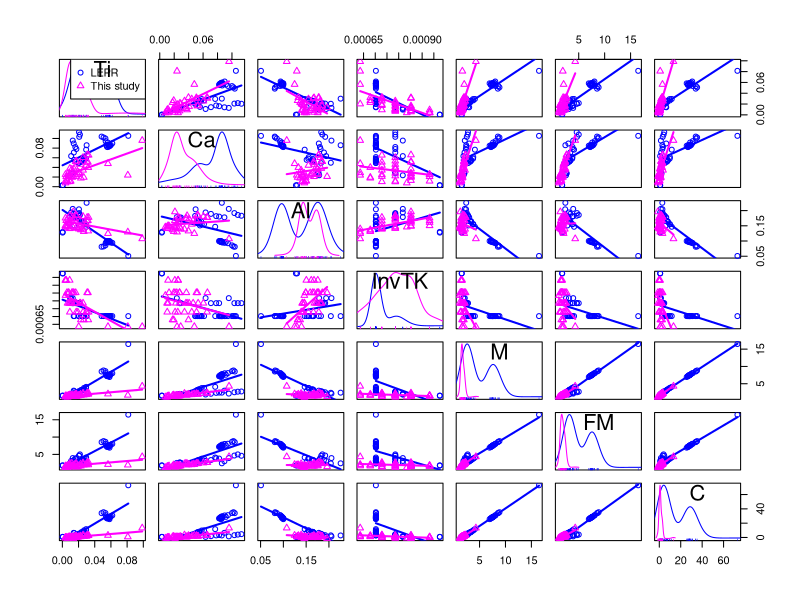
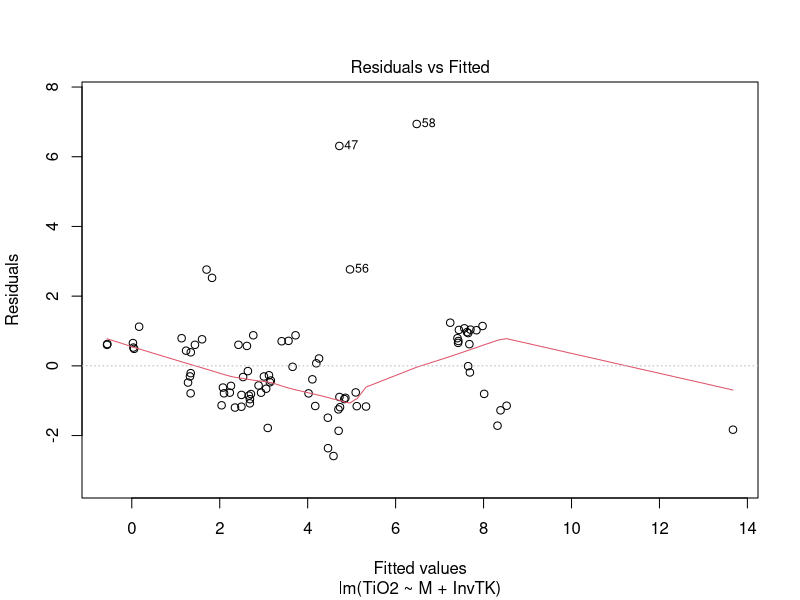
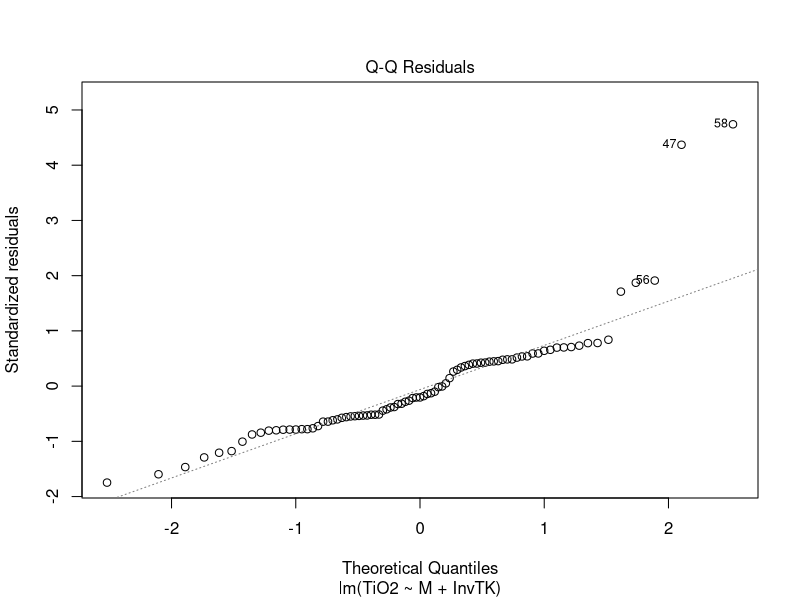
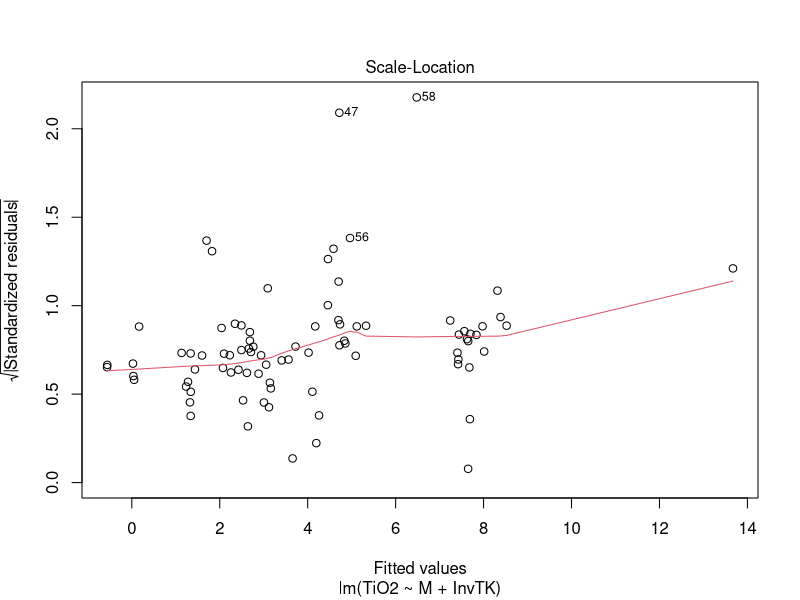
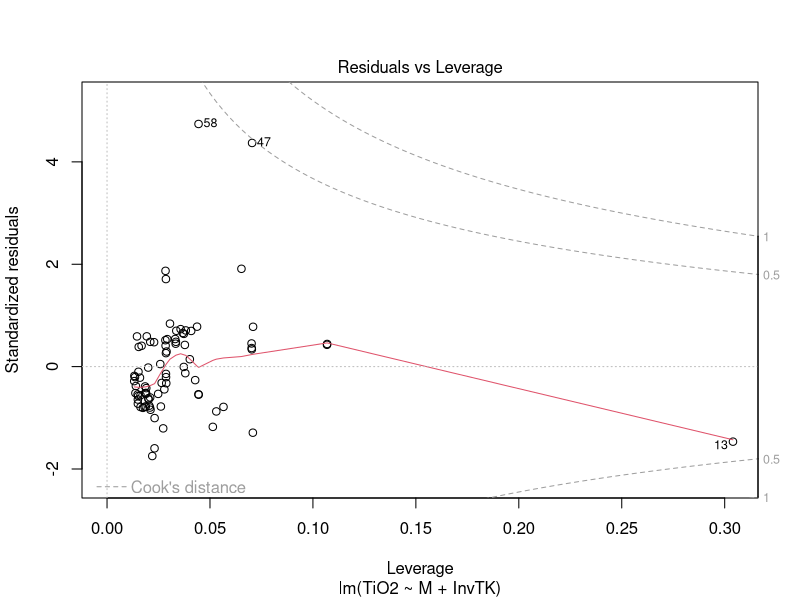
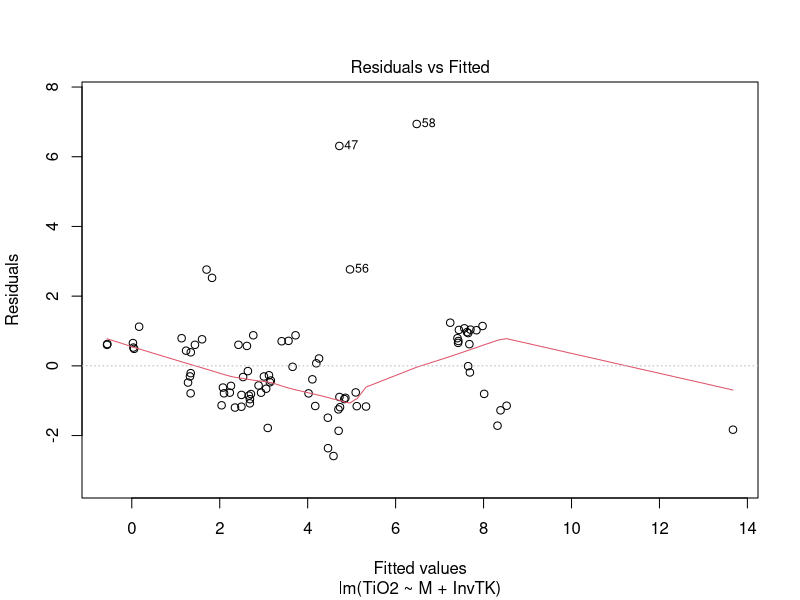
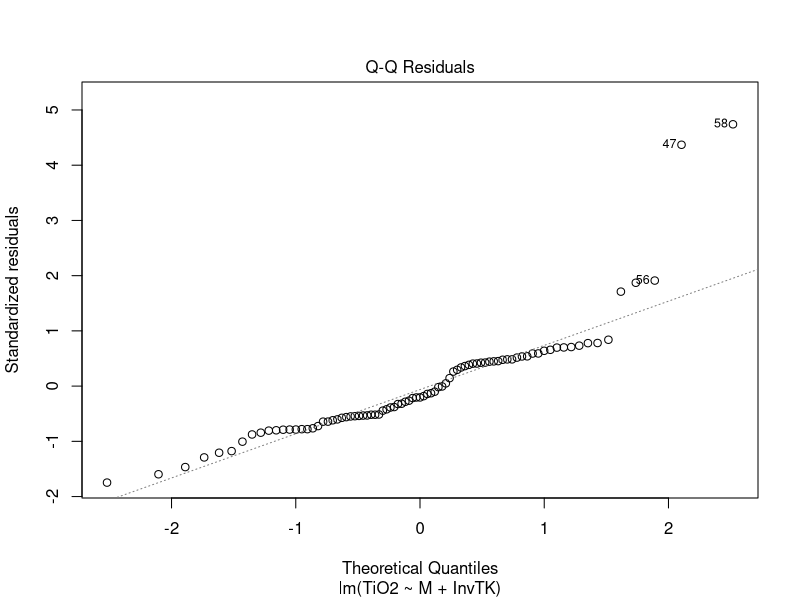
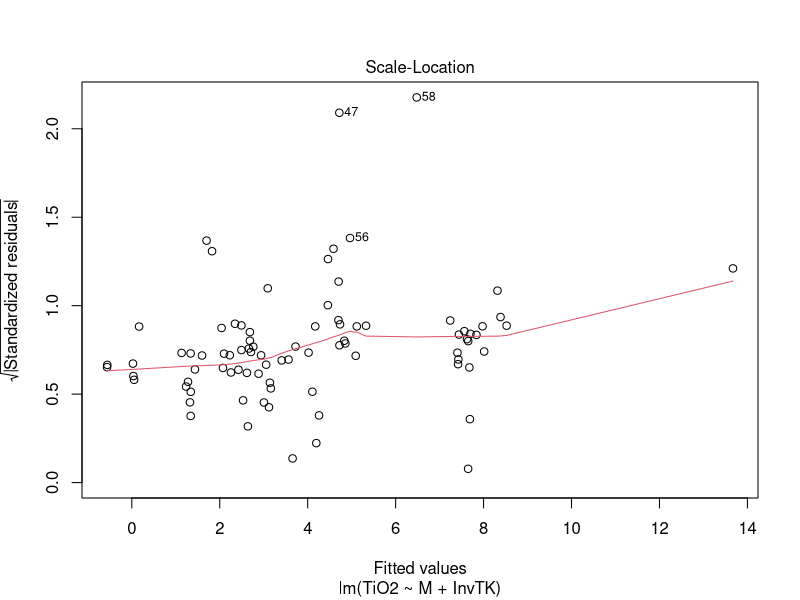

R code for these plots, in order:
## ---- chunk 1
# Add LEPR data to our data and fit a new model.
library(tidyverse, warn.conflicts = FALSE)
setwd("C:/Users/ayersj/OneDrive - Vanderbilt/Papers/SpheneSolubility/DataAnalysis/TitaniteExpts")
AllExpts <- read_csv("AllExpts.csv")
## ---- chunk 2
TitaniteCations <- AllExpts %>%
  mutate(
    Si = SiO2/60.0848,
    Al = 2*Al2O3/101.961,
    Na = 2*Na2O/61.979,
    K = 2*K2O/94.194,
    Ca = CaO/56.0794,
    Fe = FeO/71.8464,
    Mg = MgO/40.3044,
    Ti = TiO2/79.8988,
    eCa = (CaO/56.0794 - Al2O3/101.961 + K2O/94.194 + Na2O/61.979),
    CationSum = (Si + Al + Na + K + Ca + Fe + Mg + Ti)
     )
## ---- chunk 3
# Calculate cation fractions
CationFractions <- TitaniteCations
f <- match("Si", names(CationFractions))
l <- match("eCa", names(CationFractions))
for (i in f:l) {
  CationFractions[(i)] = CationFractions[(i)]/CationFractions$CationSum
}

## ---- chunk 4
# Calculate melt composition parameters & TiO2 saturation concentration
CationFractions <- CationFractions %>%
  mutate(
    M = (Na + K + 2*Ca)/(Si*Al),
    FM = (Na + K + 2*(Ca + Fe + Mg))/(Si*Al),
    C = (10*eCa)/(Si*Al),
    InvTK = 1/(TC+273.15)
    )
## ---- chunk 5
# Scatterplot matrices
library(car)
scatterplotMatrix(~ Ti + Ca + Al + InvTK + M + FM + C, data = CationFractions, groups = CationFractions$Source, smooth = FALSE)
dev.copy(png,"ScatterPlotMatrixAllExpts.png")
dev.off()   
# Correlation matrix
CorrTest <- select(CationFractions, TiO2, M:InvTK)
cor(CorrTest)
# LEPR compositions show bimodal distribution. 
# LEPR data show different dependence on C than our data. 
## ---- chunk 6
fit <- lm(TiO2 ~ M + InvTK, data = CationFractions)
summary(fit)
plot(fit)
## ---- chunk 7
RegModel <- CationFractions
RegModel <- filter(RegModel, Expt != c("SpDis_1", "SpDis_2", "SpDis_3", "ASI200"))
fit <- lm(TiO2 ~ M + InvTK, data = RegModel)
summary(fit)
plot(fit)
## ---- chunk 8
RegModel <- slice(RegModel, -(56))
RegModel <- slice(RegModel, -(29))
fit <- lm(TiO2 ~ M + InvTK, data = RegModel)
summary(fit)
plot(fit)
## ---- chunk 9
RegModel <- slice(RegModel, -(58))
RegModel <- slice(RegModel, -(52))
RegModel <- slice(RegModel, -(40))
fit <- lm(TiO2 ~ M + InvTK, data = RegModel)
summary(fit)
plot(fit)
## ---- chunk 10
RegModel <- slice(RegModel, -(50))
fit <- lm(TiO2 ~ M + InvTK, data = RegModel)
summary(fit)
plot(fit)
## ---- chunk 11
# Calculate model TiO2 concentrations and errors
RegModel <- RegModel %>%
  mutate(
   ModelTiO2 = (1.002*M - 7554*InvTK + 6.1),
   ModelTiO2SD = ModelTiO2*sqrt((0.0391/1.002)^2 + (1182/7554)^2),
   lower = ModelTiO2 - ModelTiO2SD,
   upper = ModelTiO2 + ModelTiO2SD
  )
## ---- chunk 12
ggplot(RegModel, aes(x=TiO2, y=ModelTiO2, ymin=lower, ymax=upper, color=Source)) +
  geom_pointrange() +
  geom_abline(slope=1, intercept=0)
## ---- chunk 13
# Delete 4 LEPR experiments with TiO2 6.25-7.5:
RegModel <- slice(RegModel, -(50:51))
RegModel <- slice(RegModel, -(40:41))
fit <- lm(TiO2 ~ M + InvTK, data = RegModel)
summary(fit)
plot(fit)
## ---- chunk 14
# Calculate model TiO2 concentrations and errors
RegModel <- RegModel %>%
  mutate(
   ModelTiO2 = (1.038*M - 7164*InvTK + 5.684),
   ModelTiO2SD = ModelTiO2*sqrt((0.0425/1.038)^2 + (1148/7164)^2),
   lower = ModelTiO2 - ModelTiO2SD,
   upper = ModelTiO2 + ModelTiO2SD
  )
## ---- chunk 15
label <- RegModel %>%
  summarise(
    ModelTiO2 = 6.25,
    TiO2 = 5.0,
    label = "y = 1.038*M - 7164*InvTK + 5.684\n = 65, r^2 = 0.95"
  )
# Plot only works when I don't add labels, even though the code is identical to that in Chpt. 28 of Wickham and Grolemund "R for Data Science" 
ggplot(data=RegModel, aes(x=TiO2, y=ModelTiO2, ymin=lower, ymax=upper, color=Source)) +
  geom_pointrange() +
  geom_abline(slope=1, intercept=0)  
  # geom_text(aes(label = label), data = label, vjust = "bottom", hjust = "right")
## ---- chunk 16
# Create model output table
TiO2AllExptsModelTable <- select(RegModel, Source, Expt, eCa, C, InvTK, TiO2, ModelTiO2, ModelTiO2SD)
write.csv(TiO2AllExptsModelTable, file = "TiO2AllExptsModelTable.csv")
